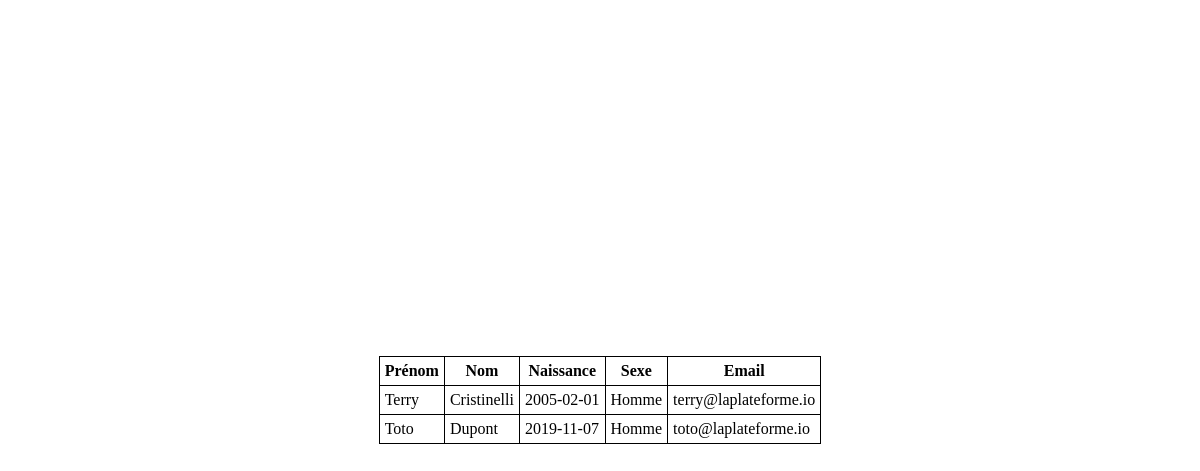
The app's page /job06/index.php with its own data.
### tables this page shows
CREATE TABLE IF NOT EXISTS `etudiants` (
  `id` int NOT NULL AUTO_INCREMENT,
  `prenom` varchar(255) NOT NULL,
  `nom` varchar(255) NOT NULL,
  `naissance` date NOT NULL,
  `sexe` varchar(25) NOT NULL,
  `email` varchar(255) NOT NULL,
  PRIMARY KEY (`id`)
);

### job06/index.php (the view, shortened to what this page needs)
<?php
$host = 'localhost';
$db  = 'jour05';
$username = 'root';
$password = '';
try {
    $pdo = new PDO("mysql:host=$host;dbname=$db;charset=utf8", $username, $password);
    $pdo->setAttribute(PDO::ATTR_ERRMODE, PDO::ERRMODE_EXCEPTION);
    $etudiants = 'SELECT * FROM etudiants WHERE prenom LIKE "T%"';
    $stmt = $pdo->prepare($etudiants);
    $stmt->execute();
    $results = $stmt->fetchAll(PDO::FETCH_ASSOC);
} catch (PDOException $e) {
    echo 'Erreur : ' . $e->getMessage();
    exit();
}
?>
<!DOCTYPE html>
<html lang="en">
<head>
</head>
<body>
    <table>
        <thead>
            <tr>
                <th>Prénom</th>
                <th>Nom</th>
                <th>Naissance</th>
                <th>Sexe</th>
                <th>Email</th>
            </tr>
        </thead>
        <tbody>
            <?php if (isset($results)) : ?>
                <?php foreach ($results as $row) : ?>
                    <tr>
                        <td><?php echo htmlspecialchars($row['prenom']) ?></td>
                        <td><?php echo htmlspecialchars($row['nom']) ?></td>
                        <td><?php echo htmlspecialchars($row['naissance']) ?></td>
                        <td><?php echo htmlspecialchars($row['sexe']) ?></td>
                        <td><?php echo htmlspecialchars($row['email']) ?></td>
                    </tr>
                <?php endforeach; ?>
            <?php else : ?>
                <tr>
                    <td colspan="6">Aucun étudiant trouvé.</td>
                </tr>
            <?php endif; ?>
        </tbody>
    </table>
</body>
</html>

### job06/index.php (style rules this page uses)
body { display: flex; justify-content: center; align-items: center; height: 100svh; padding: 0; margin: 0; }
td, th { border: 1px solid black; padding: 5px; }
table { border-collapse: collapse; }

### records on screen
etudiants: prenom "Terry", nom "Cristinelli", naissance "2005-02-01", sexe "Homme", email "terry@laplateforme.io"
etudiants: prenom "Toto", nom "Dupont", naissance "2019-11-07", sexe "Homme", email "toto@laplateforme.io"
